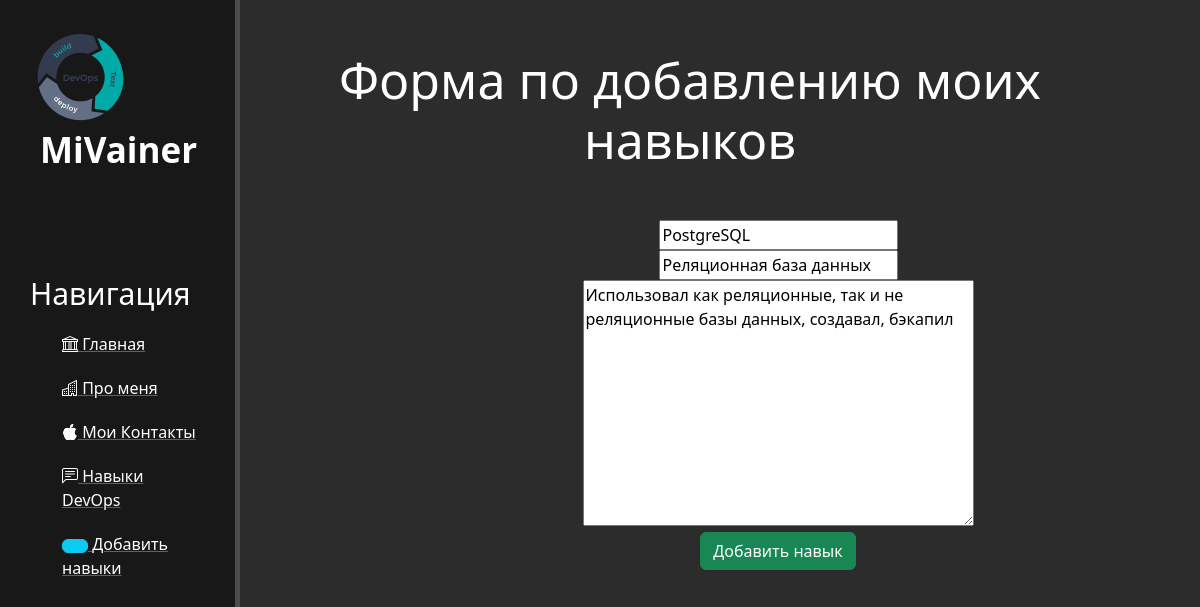
The page /news/6/update on the database its author committed.
### app2/models.py (models this page shows, shortened)
class Artiles(models.Model):
    skill = models.CharField('Название скила', max_length=50, default='Не заполнено')
    opisanie = models.CharField('Краткое описание', max_length=250, default='Не заполнено')
    full_text = models.TextField('Примеры реализации')
    class Meta:
        verbose_name = "Навыки DevOps"
        verbose_name_plural = "Навыки DevOps"

### app2/views.py (the view)
# urls.py: path('<int:pk>/update', views.NewsUpdateView.as_view(), name='news-update'),
class NewsUpdateView(UpdateView):
    model = Artiles
    template_name = 'app2/create.html'
    fields = ['skill', 'opisanie', 'full_text']

### app2/templates/app2/create.html (shortened to what this page needs)
{% extends 'app1/layout.html' %}
{% block content1 %}
    <div class="features">
        <h1>Форма по добавлению моих навыков</h1>
        <form method="post">
            {{ form.skill }}<br>
            {{ form.opisanie }}<br>
            {{ form.full_text }}<br>
            <button class="btn btn-success" type="submit">Добавить навык</button>
        </form>
    </div>
{% endblock %}

### app1/static/app1/css/app1.css (style rules this page uses)
body { background: #2c2c2c; }
main .features { float: left; color: #fff; margin-top: 50px; text-align: center; width: 75%; }
main .features h1 { font-size: 50px; }
form { margin-left: 32%; width: 500px; margin-top: 50px; }

### rows shown on the page
Artiles: skill "PostgreSQL", opisanie "Реляционная база данных", full_text "Использовал как реляционные, так и не реляционные базы данных, создавал, бэкапил"
